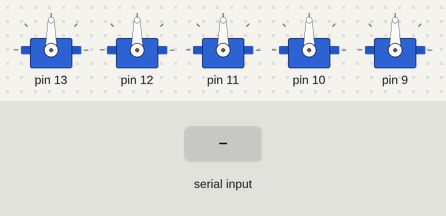
Simulated run of this sketch. Board: Arduino Uno, built with avr-gcc and run on an emulated ATmega328P. Shown: 5 × servo. The test bench sets the inputs (shaded band). What the sketch prints to the serial monitor is not drawn.

Above: at 3.2 s.
3.3 s: "f" received over Serial
At 3.47 s:
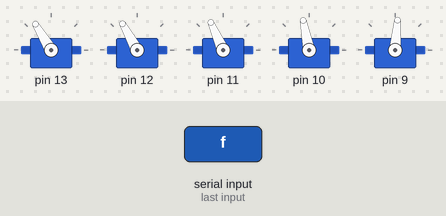
At 4.07 s:
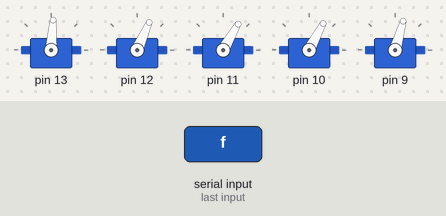
6.3 s: "b" received over Serial
At 6.79 s:
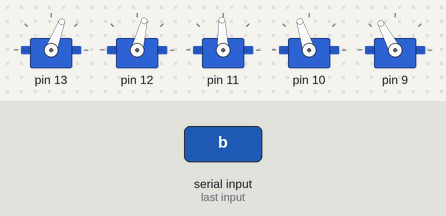
9.3 s: "r" received over Serial
At 9.51 s:
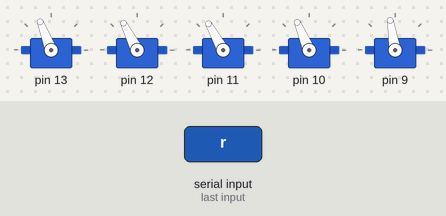
12.3 s: "l" received over Serial
15.3 s: "f" received over Serial
18.3 s: "1" received over Serial
Timing chart, 0 to 21.3 s (numbered marks = the images above; inputs shaded):
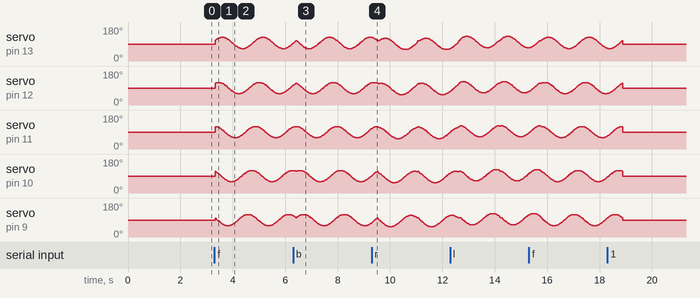

Measured:
- by itself, servo on pin 11: rises from 68° to 119° in 0.51 s, then falls to 90° in 0.07 s
- by itself, servo on pin 10: rises from 83° to 119° in 0.36 s, then falls to 90° in 0.22 s

The sketch:

testSB.ino
```cpp
#include <Servo.h>

#define N 5

Servo s[N];

int initVal = 90;
int counter = 0;
float lag = 0.5712;
float pi =3.14159;
int frequency = 1;
int amplitude = 30;
int rightOffset = -5;
int leftOffset = 5;
int offset = 6;
int delayTime = 3;
int startPause = 5000;
int test = -3;

char serVal = 's';

char serialReadCMD(void)
{
  char buf;
  if(Serial.available() > 0)
  {
    serVal = Serial.read();
    while(Serial.available() > 0)
    {
      buf = Serial.read();
    }
  }
  return serVal;
}

void stop(void)
{
  for(int i = 0; i < N; i++)
  {
    s[i].attach(13 - i);
    s[i].write(initVal);
  }
}

void forward(void)
{
  for(counter = 0; counter < 360; counter++)
  {
    delay(delayTime);
    for(int i = 0; i < N; i++)
    {
      if(i == 0)
        s[i].write(initVal+offset+amplitude*cos(frequency*counter*pi/180+(i-2)*lag));
      else
        s[i].write(initVal+amplitude*cos(frequency*counter*pi/180+(i-2)*lag));
    }
  }
}

void backward(void)
{
  for(counter = 360; counter > 0; counter--)
  {
    delay(delayTime);
    for(int i = 0; i < N; i++)
    {
      if(i == 0)
        s[i].write(initVal+offset+amplitude*cos(frequency*counter*pi/180+(i-2)*lag));
      else
        s[i].write(initVal+amplitude*cos(frequency*counter*pi/180+(i-2)*lag));
    }
  }
}

void right(void)
{
  for(counter = 0; counter < 10; counter++)
  {
    delay(delayTime);
    for(int i = 0; i < N; i++)
    {
      if(i == 0)
        s[i].write(initVal+offset+.1*counter*rightOffset+amplitude*cos(frequency*counter*pi/180+(i-2)*lag));
      else
        s[i].write(initVal+.1*counter*rightOffset+amplitude*cos(frequency*counter*pi/180+(i-2)*lag));
    }
  }
  for(; counter < 350; counter++)
  {
    delay(delayTime);
    for(int i = 0; i < N; i++)
    {
      if(i == 0)
        s[i].write(initVal+offset+rightOffset+amplitude*cos(frequency*counter*pi/180+(i-2)*lag));
      else
        s[i].write(initVal+rightOffset+amplitude*cos(frequency*counter*pi/180+(i-2)*lag));
    }
  }
  for(; counter < 360; counter++)
  {
    delay(delayTime);
    for(int i = 0; i < N; i++)
    {
      if(i == 0)
        s[i].write(initVal+offset+.1*(360-counter)*rightOffset+amplitude*cos(frequency*counter*pi/180+(i-2)*lag));
      else
        s[i].write(initVal+.1*(360-counter)*rightOffset+amplitude*cos(frequency*counter*pi/180+(i-2)*lag));
    }
  }
}

void left(void)
{
  for(counter = 0; counter < 10; counter++)
  {
    delay(delayTime);
    for(int i = 0; i < N; i++)
    {
      if(i == 0)
        s[i].write(initVal+offset+.1*counter*leftOffset+amplitude*cos(frequency*counter*pi/180+(i-2)*lag));
      else
        s[i].write(initVal+.1*counter*leftOffset+amplitude*cos(frequency*counter*pi/180+(i-2)*lag));
    }
  }
  for(; counter < 350; counter++)
  {
    delay(delayTime);
    for(int i = 0; i < N; i++)
    {
      if(i == 0)
        s[i].write(initVal+offset+leftOffset+amplitude*cos(frequency*counter*pi/180+(i-2)*lag));
      else
        s[i].write(initVal+leftOffset+amplitude*cos(frequency*counter*pi/180+(i-2)*lag));
    }
  }
  for(; counter < 360; counter++)
  {
    delay(delayTime);
    for(int i = 0; i < N; i++)
    {
      if(i == 0)
        s[i].write(initVal+offset+.1*(360-counter)*leftOffset+amplitude*cos(frequency*counter*pi/180+(i-2)*lag));
      else
        s[i].write(initVal+.1*(360-counter)*leftOffset+amplitude*cos(frequency*counter*pi/180+(i-2)*lag));
    }
  }
}

void setup()
{
  stop();
  delay(2000);
  Serial.begin(9600);
  Serial.println("f: forward, b: backward, l: left, r: right, s: stop");
}

void loop()
{
  serVal = serialReadCMD();
  if(serVal == 'f')
    forward();
  else if(serVal == 'b')
    backward();
  else if(serVal == 'r')
    right();
  else if(serVal == 'l')
    left();
  else
    stop();
}
```
